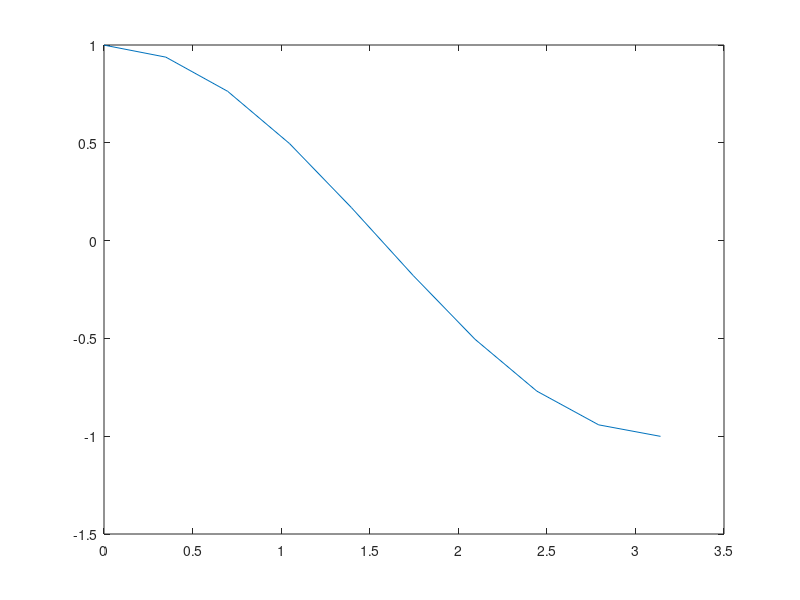

The MATLAB source for this figure:
lam = 0.1;
ab = [0 pi];
f = @(x)(cos(x));
kk = @(x, t)(1./(5 + sin(x+t)));
h = (ab(2) - ab(1)) / 10;
t = [-0.77459666929954 0.00000000000000 0.77459666929954];
A = [0.55555555555556 0.88888888888888 0.55555555555556];
%Ig = @(ab, A, t)((ab(2) - ab(1))/2*sum(A.*Pn(c, (ab(2) + ab(1))/2 + (ab(2) - ab(1))/2.*t)));
D = [];
g = [];
n = (ab(2) - ab(1))/h;
kronk = @(i, j)(i == j);
x = linspace(ab(1), ab(2), n);
xk = [(ab(2) + ab(1))/2 + (ab(2) - ab(1))/2*t(1) (ab(2) + ab(1))/2 + (ab(2) - ab(1))/2*t(2) (ab(2) + ab(1))/2 + (ab(2) - ab(1))/2*t(3) x];
for i = 1:numel(x)+3
    for j = 1:numel(x) + 3
        D(i, j) = kronk(i, j) - kronk(i, 1)*lam*A(1)*kk(xk(j), xk(1)) - kronk(i, 2)*lam*A(2)*kk(xk(j), xk(2)) - kronk(i, 3)*lam*A(3)*kk(xk(j), xk(3));
        
    end
    g(i) = f(xk(i));
end

ksi = D \ g';
kksi = ksi(1:3);
for i = 1:numel(x)
    Ig(i) = lam*sum(A.*(kksi').*kk((ab(2) + ab(1))/2 + (ab(2) - ab(1))/2.*t, x(i))) + f(x(i));
end
%Ig = lam*sum(A.*kk((ab(2) + ab(1))/2 + (ab(2) - ab(1))/2.*t, xk)) + f(xk)

plot(x, Ig)
